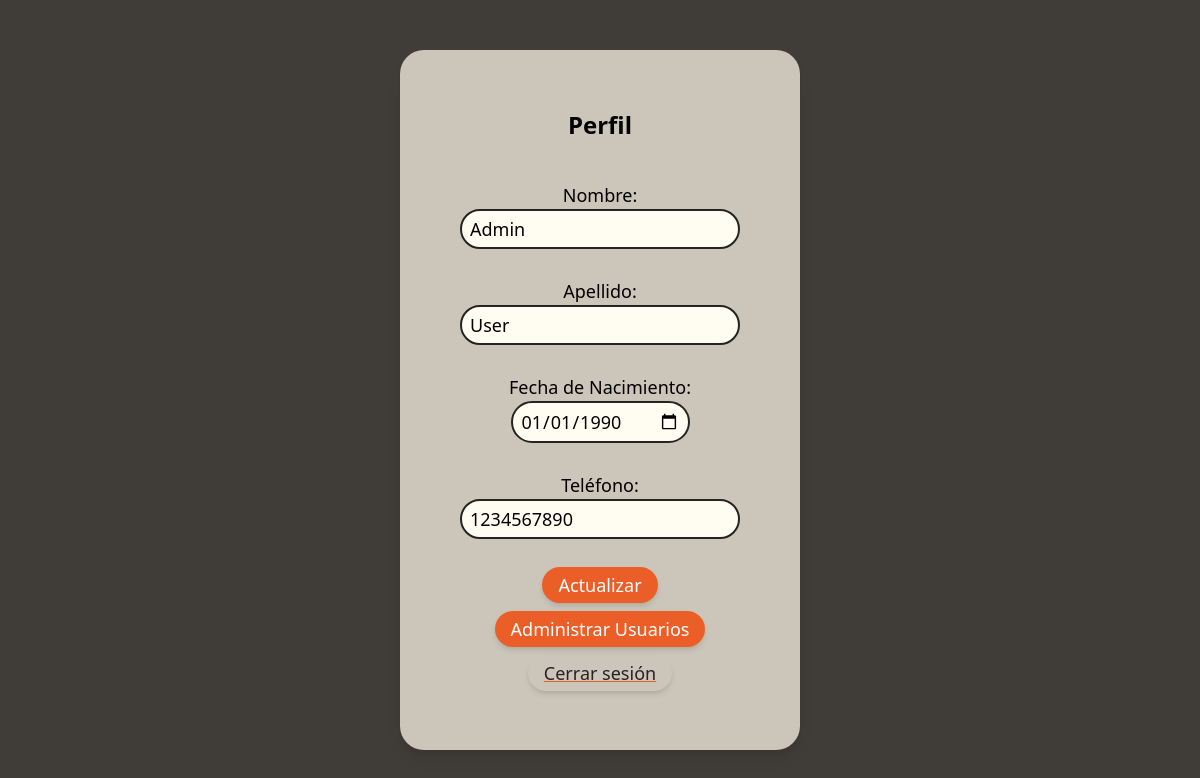
Screenshot of /PHP/perfil.php (signed in) with the database file from the repository.
### tables this page shows
CREATE TABLE `users` (
  `id` int(11) NOT NULL,
  `nombre` varchar(50) DEFAULT NULL,
  `apellido` varchar(50) DEFAULT NULL,
  `email` varchar(100) DEFAULT NULL,
  `password` varchar(255) DEFAULT NULL,
  `fecha_nacimiento` date DEFAULT NULL,
  `telefono` varchar(15) DEFAULT NULL,
  `rol` enum('Admin','User') DEFAULT 'User',
  `fecha_creacion` timestamp NOT NULL DEFAULT current_timestamp(),
  `fecha_actualizacion` timestamp NOT NULL DEFAULT current_timestamp() ON UPDATE current_timestamp()
);

### PHP/perfil.php (the view, shortened to what this page needs)
<?php
include 'db.php';
$user_id = $_SESSION['user_id'];
$stmt = $conn->prepare("SELECT * FROM users WHERE id = ?");
$stmt->bind_param("i", $user_id);
$stmt->execute();
$result = $stmt->get_result();
$user = $result->fetch_assoc();
?>
<!DOCTYPE html>
<html lang="es">
<head>
    <script src="https://cdn.tailwindcss.com"></script>
</head>
<body class="bg-[#403d39] h-screen flex items-center justify-center flex-row text-lg">
    <div class="bg-[#ccc5b9] p-8  shadow-lg flex items-center justify-center flex-col w-[400px] h-[700px] rounded-3xl ">
    <h2 class="text-2xl font-bold mb-4">Perfil</h2>
    <form method="post" action="perfil.php"  class="mt-4 flex flex-col items-center justify-center p-2">
        Nombre: <input type="text" name="nombre" class="rounded px-2 py-1 bg-[#fffcf2] border border-[#252422] rounded-3xl border-2 text-md" value="<?php echo $user['nombre']; ?>" required><br>
        Apellido: <input type="text" name="apellido" class="rounded px-2 py-1 bg-[#fffcf2] border border-[#252422] rounded-3xl border-2 text-md" value="<?php echo $user['apellido']; ?>" required><br>
        Fecha de Nacimiento: <input type="date" class="rounded px-2 py-1 bg-[#fffcf2] border border-[#252422] rounded-3xl border-2 text-md" name="fecha_nacimiento" value="<?php echo $user['fecha_nacimiento']; ?>" required><br>
        Teléfono: <input type="text" name="telefono" class="rounded px-2 py-1 bg-[#fffcf2] border border-[#252422] rounded-3xl border-2 text-md" value="<?php echo $user['telefono']; ?>" required><br>
        <button type="submit"  class="bg-[#eb5e28] text-white px-4 shadow-md py-1 rounded-3xl ">Actualizar</button>
    </form>
    <?php if ($_SESSION['user_role'] == 'Admin'): ?>
        <form action="usuarios.php" method="get">
            <button type="submit"  class="bg-[#eb5e28] text-white px-4 shadow-md py-1 rounded-3xl ">Administrar Usuarios</button>
        </form>
        <?php endif; ?>
        <a href="logout.php"  class="underline decoration-[#eb5e28] text-[#252422] px-4 mt-2 shadow-md py-1 rounded-3xl ">Cerrar sesión</a>
    </div>
</body>
</html>

### rows the page displays
users: nombre "Admin", apellido "User", fecha_nacimiento "01/01/1990", telefono "1234567890"
